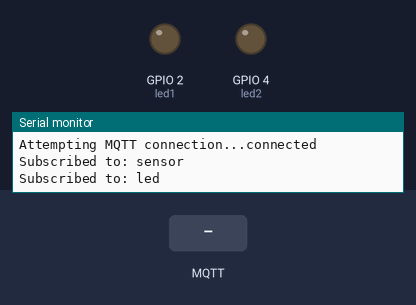
This sketch was run on a simulated ESP32. Parts: output pins drawn as LEDs (lit = HIGH), the last lines printed to the serial monitor. The inputs (shaded band) are chosen by the test bench. WiFi joins after 1.5 s; servers stay silent unless stated; no MQTT or app messages arrive unless stated.

Above: at 2.7 s.
2.8 s: MQTT message "all_on" arrives on the first subscribed topic
At 3.3 s:
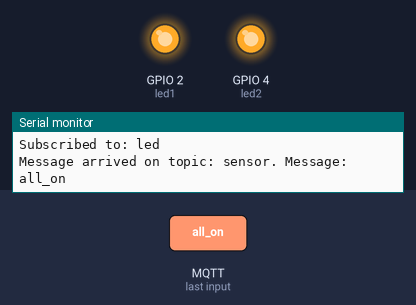
4.3 s: MQTT message "all_off" arrives on the first subscribed topic
At 5.7 s:
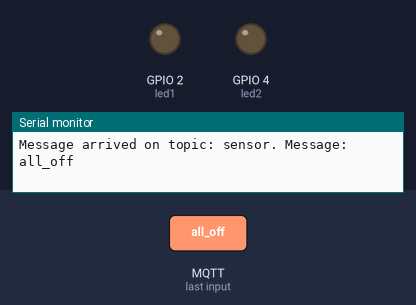
Timing chart, 0 to 7.3 s (numbered marks = the images above; inputs shaded):
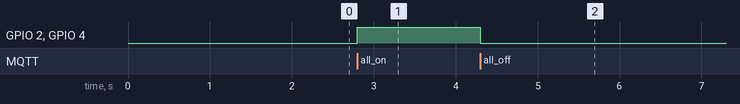

The sketch:

mqtt1.ino
```cpp
#include <WiFi.h>
#include <PubSubClient.h>
#include <ArduinoJson.h>
#include <DHT.h>
#define led1 2
#define led2 4

const int DHTPIN = 18;
const int DHTTYPE = DHT11;

DHT dht(DHTPIN, DHTTYPE);

const char* ssid = "Redmi 10";
const char* password = "05102003";
const char* mqtt_server = "172.20.10.2";
const int mqtt_port = 1885;
const char* mqtt_username = "qwer";
const char* mqtt_password = "123";
const char* mqtt_topics[] = {"sensor", "led"};

float temperature;
float humidity;
float light;

WiFiClient espClient;
PubSubClient client(espClient);

unsigned long lastMsgTime = 0;
const long interval = 10000;
void setup_wifi() {
  delay(10);
  Serial.println();
  Serial.print("Connecting to ");
  Serial.println(ssid);
  WiFi.begin(ssid, password);
  int attempts = 0;
  while (WiFi.status() != WL_CONNECTED && attempts < 20) {
    delay(500);
    Serial.print(".");
    attempts++;
  }
  if (WiFi.status() != WL_CONNECTED) {
    Serial.println("Failed to connect to WiFi.");
    return;
  }
  Serial.println("");
  Serial.println("WiFi connected");
  Serial.println("IP address: ");
  Serial.println(WiFi.localIP());
}

void callback(char* topic, byte* message, unsigned int length) {
  Serial.print("Message arrived on topic: ");
  Serial.print(topic);
  Serial.print(". Message: ");
  String messageTemp;

  for (int i = 0; i < length; i++) {
    messageTemp += (char)message[i];
  }
   Serial.println(messageTemp);
  if (messageTemp == "all_on") {
    digitalWrite(led1, 1);
    digitalWrite(led2, 1);
    return;
  }
  if (messageTemp == "all_off") {
    digitalWrite(led1, 0);
    digitalWrite(led2, 0);
    return;
  }
  StaticJsonDocument<300> doc;
  DeserializationError error = deserializeJson(doc, messageTemp);
  if (error) {
    Serial.print("deserializeJson() failed: ");
    Serial.println(error.f_str());
    return;
  }
  const char* led1State = doc["led1"];
  const char* led2State = doc["led2"];
  // Điều khiển các LED dựa trên trạng thái từ JSON
  if (doc.containsKey("led1")) {
    const char* led1State = doc["led1"];
     if(strcmp(led1State, "on") == 0 ) digitalWrite(led1,1); else digitalWrite(led1,0);
  }

  if (doc.containsKey("led2")) {
    const char* led2State = doc["led2"];
     if(strcmp(led2State, "on") == 0 ) digitalWrite(led2,1); else digitalWrite(led2,0);
  }
}
void reconnect() {
  while (!client.connected()) {
    Serial.print("Attempting MQTT connection...");
    if (client.connect("ESP32Client", mqtt_username, mqtt_password)) {
      Serial.println("connected");
      for (int i = 0; i < 2; i++) {
        client.subscribe(mqtt_topics[i]);
        Serial.print("Subscribed to: ");
        Serial.println(mqtt_topics[i]);
      }
    } else {
      Serial.print("failed, rc=");
      Serial.print(client.state());
      Serial.println(" try again in 5 seconds");
      delay(5000);
    }
  }
}

void setup() {
  dht.begin();
  pinMode(led1, OUTPUT);
  pinMode(led2, OUTPUT);
  Serial.begin(115200);
  setup_wifi();
  client.setServer(mqtt_server, mqtt_port);
  client.setCallback(callback);
}
void sendSensorData() {
  StaticJsonDocument<200> doc;
  String temperatureStr = String(temperature, 1) + "C";
  String humidityStr = String(humidity, 1) + "%";
  String lightStr = String(light, 1) + "lux";
  doc["temperature"] = temperatureStr;
  doc["humidity"] = humidityStr;
  doc["light"] = lightStr;
  char jsonBuffer[200];
  serializeJson(doc, jsonBuffer);  // Chuyển dữ liệu thành chuỗi JSON

  // Gửi dữ liệu tới topic "sensor"
  client.publish("sensor", jsonBuffer);
  Serial.print("Published: ");
  Serial.println(jsonBuffer);
}
void loop() {
  if (!client.connected()) {
    reconnect();
  }
  client.loop();

  unsigned long now = millis();
  if (now - lastMsgTime > interval) {
    lastMsgTime = now;
    sendSensorData();
  }
}
```

Measured:
- after the input at 2.8 s, GPIO 2 (led1), GPIO 4 (led2): LOW → HIGH at once
- after the input at 4.3 s, GPIO 2 (led1), GPIO 4 (led2): HIGH → LOW at once
